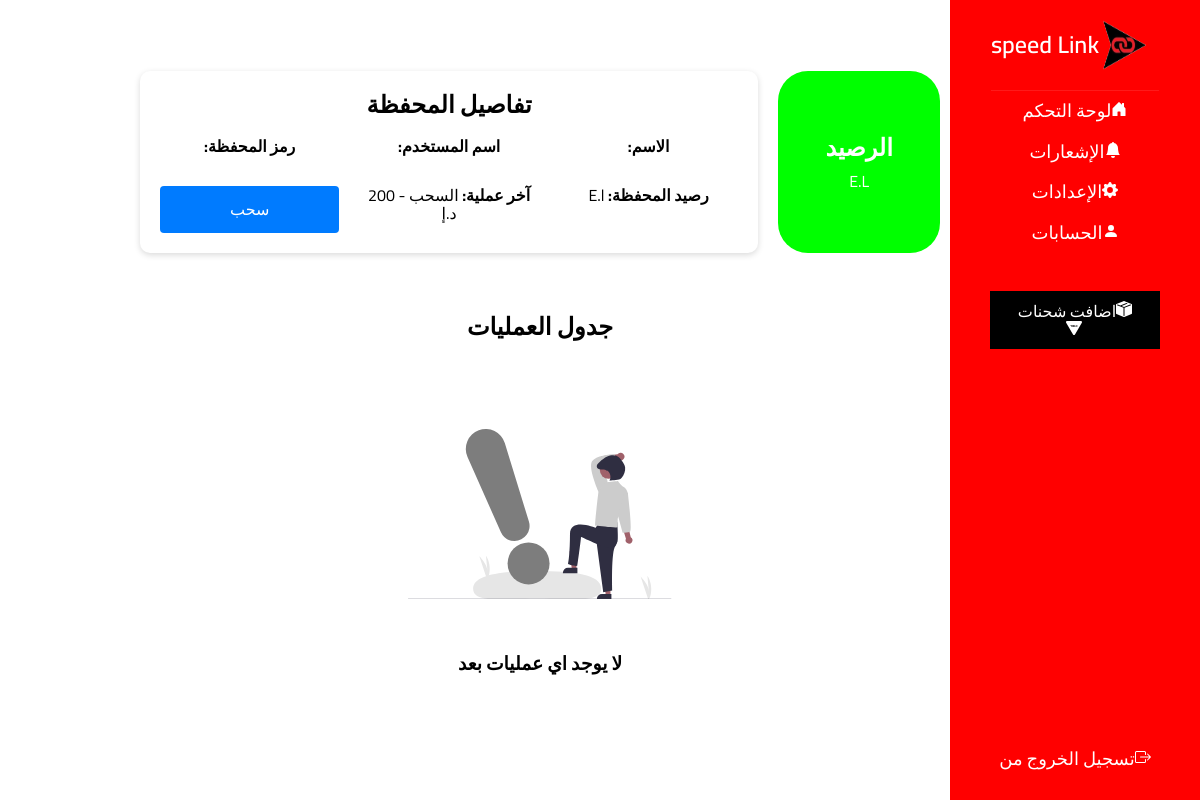
Before: /viwewallets/AtADflJ9Ojqx1mw with the older database file.
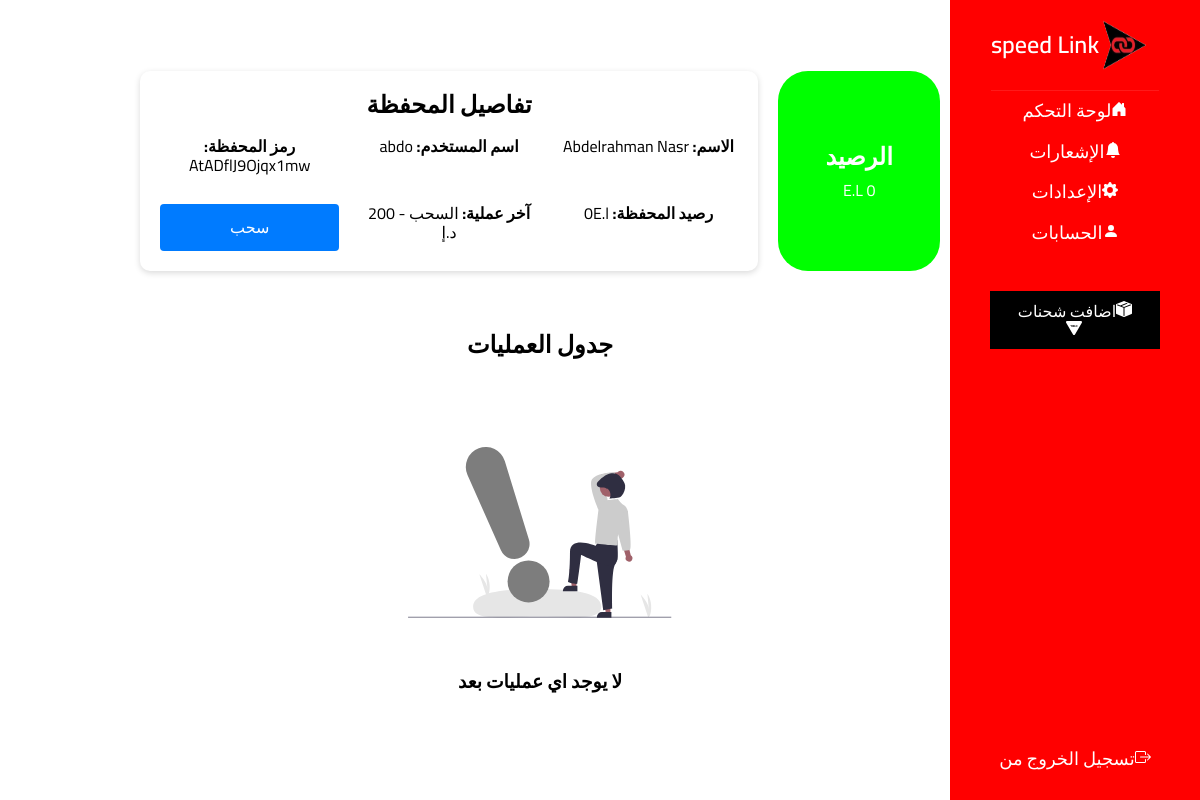
After: the same page with the newer database file.
### app.py (models this page shows)
class Shippers(db.Model):
    id = db.Column(db.Integer, primary_key=True)
    email = db.Column(db.String(100), unique=True)
    username = db.Column(db.String(100), unique=True)
    password = db.Column(db.String(100))
    name = db.Column(db.String(100))
    phone1 = db.Column(db.String(11))
    phone2 = db.Column(db.String(11))
    city = db.Column(db.String(15))
    address = db.Column(db.String(300))
    wallet_code = db.Column(db.String(15), unique=True)
    dues = db.Column(db.Integer)
    shipments = db.Column(db.Integer)

class Wallets(db.Model):
    id = db.Column(db.Integer, primary_key=True)
    wallet_code = db.Column(db.String(15), unique=True)
    name = db.Column(db.String(100))
    Shipper_id = db.Column(db.Integer)
    dues = db.Column(db.Integer)

### app.py (the view)
@app.route('/viwewallets/<wallet_code>')
def viwewallets(wallet_code):
    shipper = Shippers.query.filter_by(wallet_code=wallet_code).first()
    wallet = Wallets.query.filter_by(wallet_code=wallet_code).first()
    wallet_log = WalletsLog.query.filter_by(wallet_code=wallet_code).all()
    wallet_log = wallet_log[::-1]
    return render_template('wallet.html',infoS=shipper,infoW=wallet,infoL=wallet_log)

### templates/wallet.html (shortened to what this page needs)
{% extends 'base.html' %} {% block content %}
    <link rel="stylesheet" href="https://cdnjs.cloudflare.com/ajax/libs/normalize/8.0.1/normalize.min.css"
    />
        <div class="wallet-container">
            <div class="wallet-balance">
                <div class="curved-rectangle">
                    <h2>الرصيد</h2>
                    <p>{% if infoS.dues == infoW.dues%} {{ infoS.dues }}{% endif %} E.L</p>
                </div>
                <div class="wallet-details">
                    <h2>تفاصيل المحفظة</h2>
                    <br>
                    <div class="wallet-card">
                        <p>
                            <strong>الاسم:</strong> {{ infoS.name }}
                        </p>
                        <p>
                            <strong>اسم المستخدم:</strong> {{ infoS.username }}
                        </p>
                        <p>
                            <strong>رمز المحفظة:</strong> {{ infoW.wallet_code }}
                        </p>
                        <p>
                            <strong>رصيد المحفظة:</strong> {% if infoS.dues == infoW.dues%} {{ infoS.dues }}{% endif %}E.l
                        </p>
                        <p>
                            <strong>آخر عملية:</strong> السحب - 200 د.إ
                        </p>
                        <button class="withdraw-btn" onclick="showWithdrawPopup()">
								سحب
							</button>
                    </div>
                </div>
            </div>
        </div>
        <div class="operations-table">
            <h2>جدول العمليات</h2>{% if infoL %}
            <table>
                <thead>
                    <tr>
                        <th>ID</th>
                        <th>تاريخ</th>
                        <th>المبلغ</th>
                        <th>الباركود</th>
                        <th>تفاصيل</th>
                    </tr>
                </thead>
                <tbody>
                    {% for log in infoL%}
                    <tr>
                        <td>{{ log.id }}</td>
                        <td>{{ log.created_at }}</td>
                        <td>{{ log.amount }}</td>
                        <td>{{ log.Shipment_barcode }}</td>
                        <td><a href="/track/{{log.Shipment_barcode}}" class="details-btn">تفاصيل</a></td>
                    </tr>
                    {% endfor %}
                </tbody>
            </table>{% else %}
            <center>
                <br>
                <div class="" style="margin: 50px 0;">
                    <br>
                </div>
                <h3>لا يوجد اي عمليات بعد</h3>
            </center>
            {% endif %}
        </div>
        {% endblock %}

### templates/base.html (shortened to what this page needs)
<!DOCTYPE html>
<html lang="ar">
  <head>
    <link
      rel="stylesheet"
      href="{{ url_for('static', filename='css/style.css') }}"
    />
    <link
      rel="stylesheet"
      href="https://cdnjs.cloudflare.com/ajax/libs/normalize/8.0.1/normalize.min.css"
    />
  </head>
  <body dir="rtl">
    <div class="sidebar">
      <div class="sidebar-logo">
        <img
          id="logo"
          src="{{ url_for('static', filename='images/logob.png') }}"
          alt="شعار روابط سريعة"
        />
        <h1 class="name">speed Link</h1>
      </div>
      <a href="/dashboard" class="link"
        >لوحة التحكم</a
      >
      <a href="/notifications" class="link"
        ><svg
          xmlns="http://www.w3.org/2000/svg"
          width="16"
          height="16"
          fill="currentColor"
          class="bi bi-bell-fill"
          viewBox="0 0 16 16"
        >
          <path
            d="M8 16a2 2 0 0 0 2-2H6a2 2 0 0 0 2 2zm.995-14.901a1 1 0 1 0-1.99 0A5.002 5.002 0 0 0 3 6c0 1.098-.5 6-2 7h14c-1.5-1-2-5.902-2-7 0-2.42-1.72-4.44-4.005-4.901z"
          /></svg
        >الإشعارات</a
      >
      <a href="/setting" class="link"
        >الإعدادات</a
      >
      <a href="/users" class="link"
        ><svg
          xmlns="http://www.w3.org/2000/svg"
          width="16"
          height="16"
          fill="currentColor"
          class="bi bi-person-fill"
          viewBox="0 0 16 16"
        >
          <path
            d="M3 14s-1 0-1-1 1-4 6-4 6 3 6 4-1 1-1 1H3Zm5-6a3 3 0 1 0 0-6 3 3 0 0 0 0 6Z"
          /></svg
        >الحسابات</a
      >
      <div class="dropdown">
        <br />
        <p style="color: red">wfe</p>
      </div>
      <div class="dropdown">
        <button class="dropdown-button">
          اضافت شحنات
        </button>
      </div>
      <br />
      <a href="/logout" class="link logout-link"
        >تسجيل الخروج من {{ session.username }}</a
      >
    </div>
    <div class="content">
      <div class="">{% block content %} {% endblock %}</div>
    </div>
  </body>
</html>

### static/css/style.css (style rules this page uses)
* { margin: 0; padding: 0; box-sizing: border-box; }
body { font-family: 'Cairo', sans-serif; background: rgb(189, 208, 251); }
.name { font-size: 28px; font-weight: bold; }

### templates/base.html (style rules this page uses)
body { margin: 0; padding: 0; background-color: #fff; font-family: "Cairo", sans-serif; display: flex; direction: rtl; }
.sidebar { background-color: red; color: #fff; width: 250px; height: 100vh; padding-top: 20px; position: fixed; display: flex; flex-direction: column; align-items: center; justify-content: flex-start; flex: 0 0 250px; background-color: red; color: #fff; width: 250px; padding-top: 20px; }
.sidebar-logo { display: flex; align-items: center; justify-content: center; padding-bottom: 20px; border-bottom: 1px solid rgba(255, 255, 255, 0.1); }
.sidebar-logo img { width: 50px; height: 50px; margin-right: 10px; }
.sidebar-logo h1 { font-size: 24px; margin: 0; font-weight: 600; }
.link { width: 100%; text-align: center; padding: 10px; font-size: 18px; text-decoration: none; color: #fff; transition: background-color 0.3s; }
.dropdown { position: relative; display: inline-block; }
.dropdown-button { padding: 10px 20px; background-color: #000; color: #fff; border: none; cursor: pointer; width: 170px; }
.logout-link { order: 99; margin-top: auto; margin-bottom: 20px; }
#logo { background: none; }
.content { flex: 1; padding: 30px 20% 0 10%; }

### templates/wallet.html (style rules this page uses)
.wallet-container { display: flex; flex-direction: column; align-items: center; padding: 20px; }
.wallet-balance { text-align: center; margin-bottom: 20px; width: 100%; display: flex; gap: 20px; align-items: stretch; }
.curved-rectangle { background-color: #00ff00; color: #fff; border-radius: 30px; display: flex; justify-content: center; align-items: center; margin: 0 auto; flex-direction: column; gap: 10px; padding: 10px 20px; width: 200px; }
.wallet-details { width: 100%; background-color: #fff; border-radius: 10px; box-shadow: 0 2px 6px rgba(0, 0, 0, 0.15); padding: 20px; }
.wallet-card { display: grid; grid-template-columns: 1fr 1fr 1fr; gap: 20px; }
.wallet-card p { margin-bottom: 10px; }
.withdraw-btn { padding: 5px 10px; background-color: #007bff; color: #fff; border: none; border-radius: 4px; cursor: pointer; }
.operations-table { text-align: center; margin: 20px; }
.operations-table h2 { margin-bottom: 20px; }
body { background-color: #fff; }

Changed rows visible on the page:
now on this page (row edited): Shippers: dues "0", name "Abdelrahman Nasr", username "abdo"
now on this page (row edited): Wallets: wallet_code "AtADflJ9Ojqx1mw"
